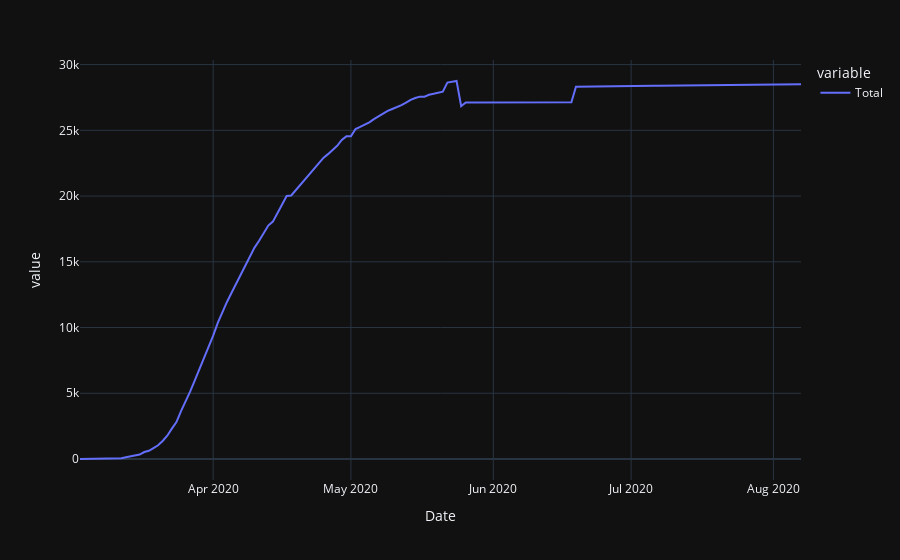

Notebook code for this chart:
### Markdown cell above
## Deaths

### Code cell
data=create_data_frame('Death')
plot_data_frame()

### Figure 1 — Plotly figure (JSON) as saved in the notebook; plotly's stock layout.template omitted (floating-point values rounded to 4 significant figures; data arrays with more than 128 entries replaced by an {"elided": "..."} marker saying what was removed)
{"data": [{"hovertemplate": "variable=Total<br>Date=%{x}<br>value=%{y}<extra></extra>", "legendgroup": "Total", "line": {"color": "#636efa", "dash": "solid"}, "mode": "lines", "name": "Total", "orientation": "v", "showlegend": true, "type": "scatter", "x": {"elided": "158 str values"}, "xaxis": "x", "y": {"elided": "158 int values"}, "yaxis": "y"}], "layout": {"legend": {"title": {"text": "variable"}, "tracegroupgap": 0}, "margin": {"t": 60}, "xaxis": {"anchor": "y", "domain": [0, 1], "title": {"text": "Date"}}, "yaxis": {"anchor": "x", "domain": [0, 1], "title": {"text": "value"}}}}
